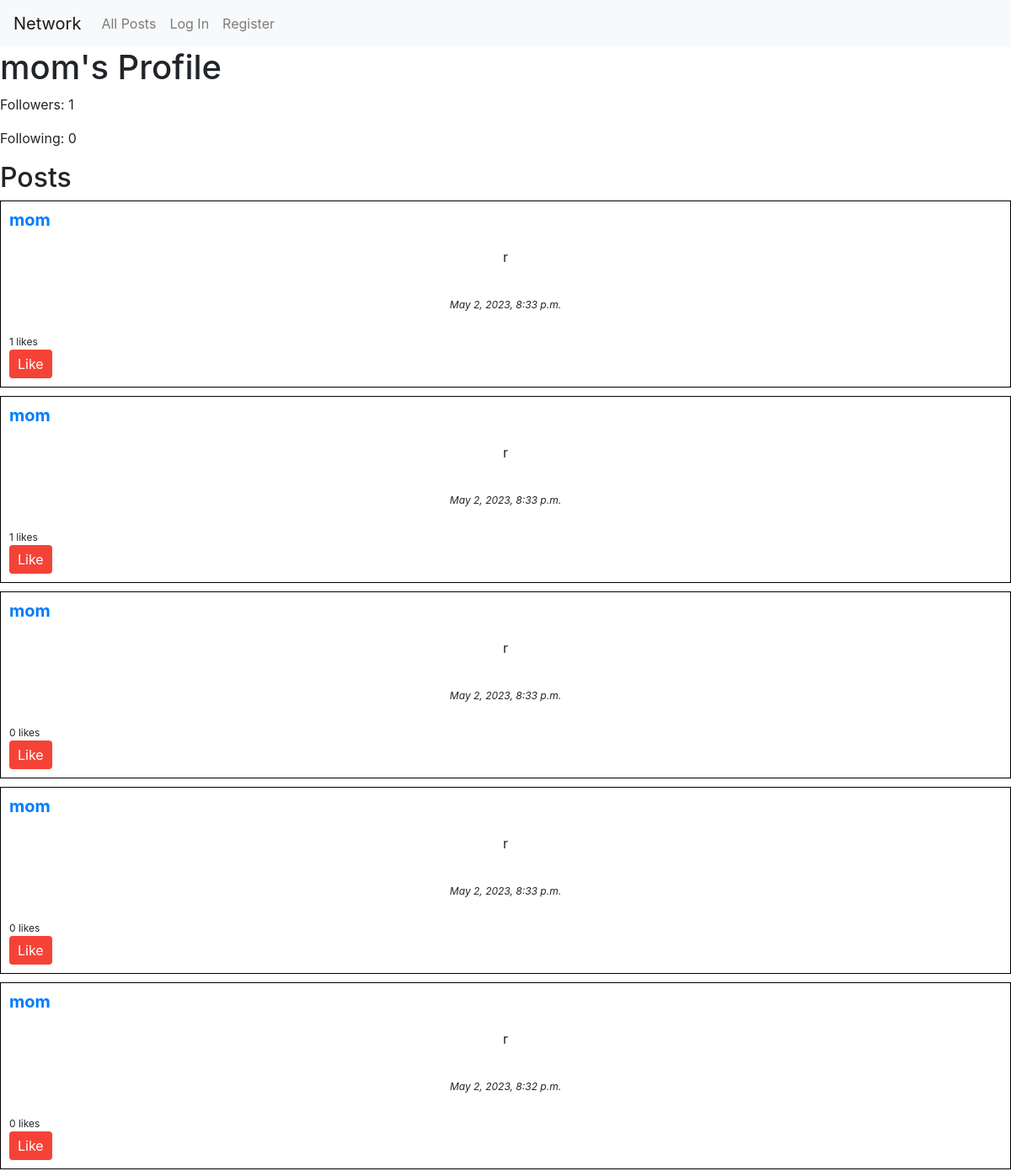
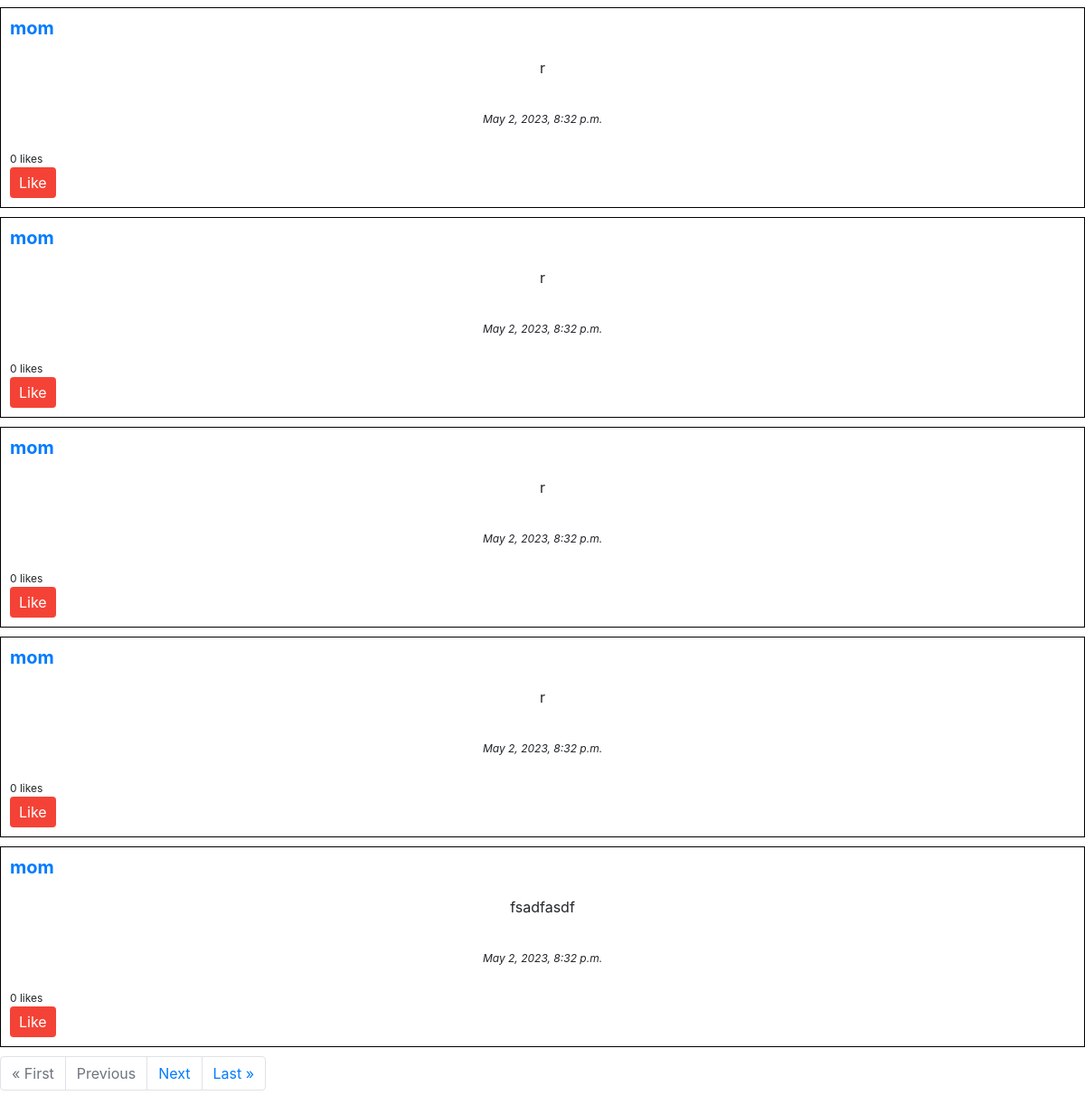
Page /profile/mom/ on the committed database (2 pictures, top to bottom).
### network/models.py (models this page shows, shortened)
class Profile(models.Model):
    user = models.OneToOneField(User, on_delete=models.CASCADE)
    followers = models.ManyToManyField(
        User, related_name='followed_by', blank=True)
    following = models.ManyToManyField(
        User, related_name='following', blank=True)

class User(AbstractUser):
    def save(self, *args, **kwargs):
        if not self.pk:
            super(User, self).save(*args, **kwargs)
            profile = Profile(user=self)  # Create a new Profile object
            profile.save()  # Save the Profile object
        else:
            super(User, self).save(*args, **kwargs)  # Save the user object

class Post(models.Model):
    user = models.ForeignKey(User, on_delete=models.CASCADE)
    content = models.TextField()
    timestamp = models.DateTimeField(auto_now_add=True)
    likes = models.ManyToManyField(
        User, related_name='liked_posts', blank=True)

### network/views.py (the view)
# urls.py: path('profile/<str:username>/', views.profile, name='profile'),
def profile(request, username):
    user_profile = get_object_or_404(User, username=username)
    profile = user_profile.profile
    user_posts = Post.objects.filter(user=user_profile).order_by('-timestamp')
    paginator = Paginator(user_posts, 10)
    page = request.GET.get('page')
    posts = paginator.get_page(page)
    return render(request, 'network/profile.html', {'profile': profile, 'posts': posts})

### network/templates/network/profile.html (shortened to what this page needs)
{% extends "network/layout.html" %} {% block body %}
<h1>{{ profile.user.username }}'s Profile</h1>
<p>Followers: {{ profile.followers.count }}</p>
<p>Following: {{ profile.following.count }}</p>
<h2>Posts</h2>
<div id="posts-container">
  {% for post in posts %} {% include 'network/post.html' %} {% endfor %}
</div>
<nav aria-label="Page navigation">
  <ul class="pagination">
    {% if posts.has_previous %}
    <li class="page-item">
      <a class="page-link" href="?page=1">&laquo; First</a>
    </li>
    <li class="page-item">
      <a class="page-link" href="?page={{ posts.previous_page_number }}">Previous</a>
    </li>
    {% else %}
    <li class="page-item disabled">
      <a class="page-link" href="#">&laquo; First</a>
    </li>
    <li class="page-item disabled">
      <a class="page-link" href="#">Previous</a>
    </li>
    {% endif %} {% if posts.has_next %}
    <li class="page-item">
      <a class="page-link" href="?page={{ posts.next_page_number }}">Next</a>
    </li>
    <li class="page-item">
      <a class="page-link" href="?page={{ posts.paginator.num_pages }}">Last &raquo;</a>
    </li>
    {% endif %}
  </ul>
</nav>
{% endblock %}

### network/templates/network/post.html (shortened to what this page needs)
<div class="post" data-post-id="{{ post.id }}">
  <h3><a href="{% url 'profile' post.user.username %}">{{ post.user.username }}</a></h3>
  <p id="post-content">{{ post.content }}</p>
  <p class="post-date">{{ post.timestamp|date:"F j, Y, P" }}</p>
  <div class="post-likes"><span class="like-count">{{ post.likes.count }}</span> likes</div>
  <button class="btn btn-primary like-btn" data-post-id="{{ post.id }}">Like</button>
</div>

### network/static/network/styles.css (style rules this page uses)
.post p { text-align: center; padding: 10px; }
.post { border: 1px solid black; padding: 10px; margin-bottom: 10px; }
.post h3 { font-size: 20px; font-weight: bold; margin-bottom: 10px; }
.post .post-date { font-style: italic; font-size: 12px; margin-top: 5px; }
.like-btn { background-color: #f44336; color: white; border: none; padding: 5px 10px; margin-right: 5px; cursor: pointer; }
.post-likes { font-size: 12px; margin-top: 5px; }

### rows in the picture
Profile: user.username "mom", followers.count "1", following.count "0"
Post: user.username "mom", content "r", timestamp "May 2, 2023, 8:33 p.m.", likes.count "1"
Post: user.username "mom", content "r", timestamp "May 2, 2023, 8:33 p.m.", likes.count "1"
Post: user.username "mom", content "r", timestamp "May 2, 2023, 8:33 p.m.", likes.count "0"
Post: user.username "mom", content "r", timestamp "May 2, 2023, 8:33 p.m.", likes.count "0"
Post: user.username "mom", content "r", timestamp "May 2, 2023, 8:32 p.m.", likes.count "0"
Post: user.username "mom", content "r", timestamp "May 2, 2023, 8:32 p.m.", likes.count "0"
Post: user.username "mom", content "r", timestamp "May 2, 2023, 8:32 p.m.", likes.count "0"
Post: user.username "mom", content "r", timestamp "May 2, 2023, 8:32 p.m.", likes.count "0"
Post: user.username "mom", content "r", timestamp "May 2, 2023, 8:32 p.m.", likes.count "0"
Post: user.username "mom", content "fsadfasdf", timestamp "May 2, 2023, 8:32 p.m.", likes.count "0"
